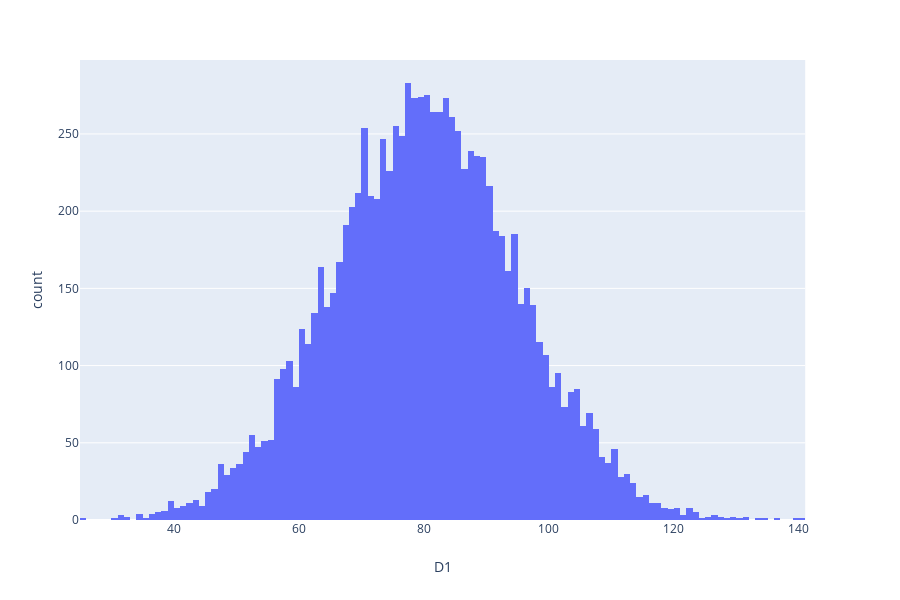

The cell this chart's notebook holds for it:
### Code cell
import plotly.express as px
fig = px.histogram(distributions, x = "D1")
fig.show()

### Figure 1 — Plotly figure (JSON) as saved in the notebook; plotly's stock layout.template omitted (floating-point values rounded to 4 significant figures; data arrays with more than 128 entries replaced by an {"elided": "..."} marker saying what was removed)
{"data": [{"alignmentgroup": "True", "bingroup": "x", "hoverlabel": {"namelength": 0}, "hovertemplate": "D1=%{x}<br>count=%{y}", "legendgroup": "", "marker": {"color": "#636efa"}, "name": "", "offsetgroup": "", "orientation": "v", "showlegend": false, "type": "histogram", "x": {"elided": "10000 float values"}, "xaxis": "x", "yaxis": "y"}], "layout": {"barmode": "relative", "height": 600, "legend": {"tracegroupgap": 0}, "margin": {"t": 60}, "xaxis": {"anchor": "y", "domain": [0, 0.98], "title": {"text": "D1"}}, "yaxis": {"anchor": "x", "domain": [0, 1], "title": {"text": "count"}}}}
